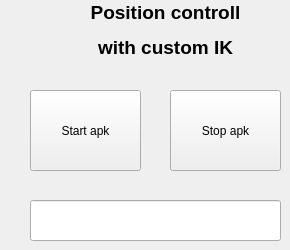
     <widget class="QWidget" name="mode3_3">
      <attribute name="title">
       <string>  3 </string>
      </attribute>
      <widget class="QLabel" name="label_127">
       <property name="geometry">
        <rect>
         <x>70</x>
         <y>0</y>
         <width>191</width>
         <height>61</height>
        </rect>
       </property>
       <property name="text">
        <string>&lt;html&gt;&lt;head/&gt;&lt;body&gt;&lt;p align=&quot;center&quot;&gt;&lt;span style=&quot; font-size:14pt; font-weight:600;&quot;&gt;Position controll&lt;/span&gt;&lt;/p&gt;&lt;p align=&quot;center&quot;&gt;&lt;span style=&quot; font-size:14pt; font-weight:600;&quot;&gt;with custom IK&lt;/span&gt;&lt;/p&gt;&lt;/body&gt;&lt;/html&gt;</string>
       </property>
      </widget>
      <widget class="QPushButton" name="positionControl2_Start_PushButton_3">
       <property name="geometry">
        <rect>
         <x>30</x>
         <y>90</y>
         <width>111</width>
         <height>81</height>
        </rect>
       </property>
       <property name="text">
        <string>Start apk</string>
       </property>
      </widget>
      <widget class="QPushButton" name="positionControl2_Stop_PushButton_3">
       <property name="geometry">
        <rect>
         <x>170</x>
         <y>90</y>
         <width>111</width>
         <height>81</height>
        </rect>
       </property>
       <property name="toolTipDuration">
        <number>-1</number>
       </property>
       <property name="layoutDirection">
        <enum>Qt::LeftToRight</enum>
       </property>
       <property name="text">
        <string>Stop apk</string>
       </property>
      </widget>
      <widget class="QLineEdit" name="positionControl2_LineEdit">
       <property name="geometry">
        <rect>
         <x>30</x>
         <y>200</y>
         <width>251</width>
         <height>41</height>
        </rect>
       </property>
      </widget>
     </widget>
